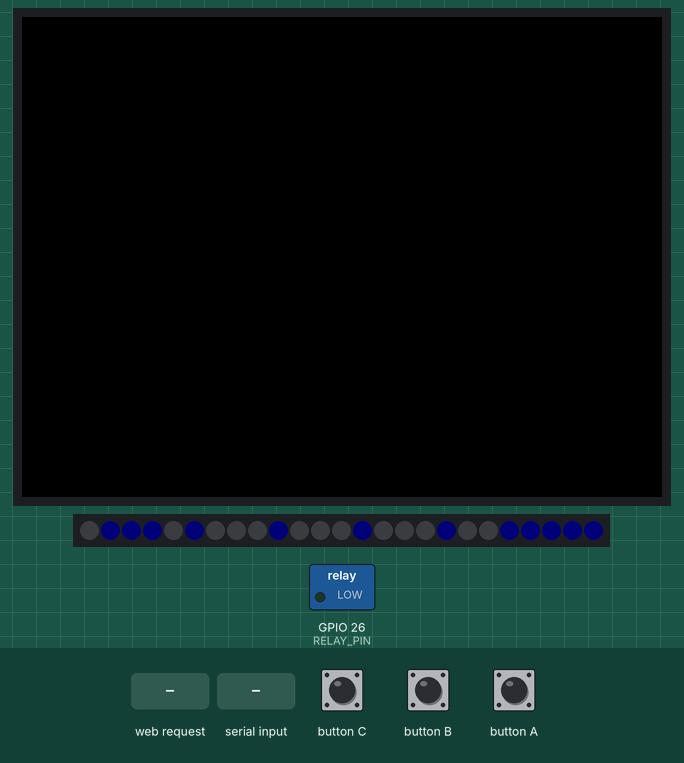
This sketch was run on a simulated ESP32. On the bench: 320×240 colour display, 25 RGB LEDs in strip order, left to right, switched loads named in the sketch (green lamp = pin HIGH). The test bench sets the inputs (shaded band). Dim RGB values are drawn brighter than linear; WiFi joins after 1.5 s; servers stay silent unless stated; nothing arrives over Bluetooth unless stated; not simulated (calls return 0 or success): wifi_config.h; what the sketch prints to the serial monitor is not drawn.

Above: at 2.9 s.
3.0 s: button A pressed for 0.15 s
At 3.8 s:
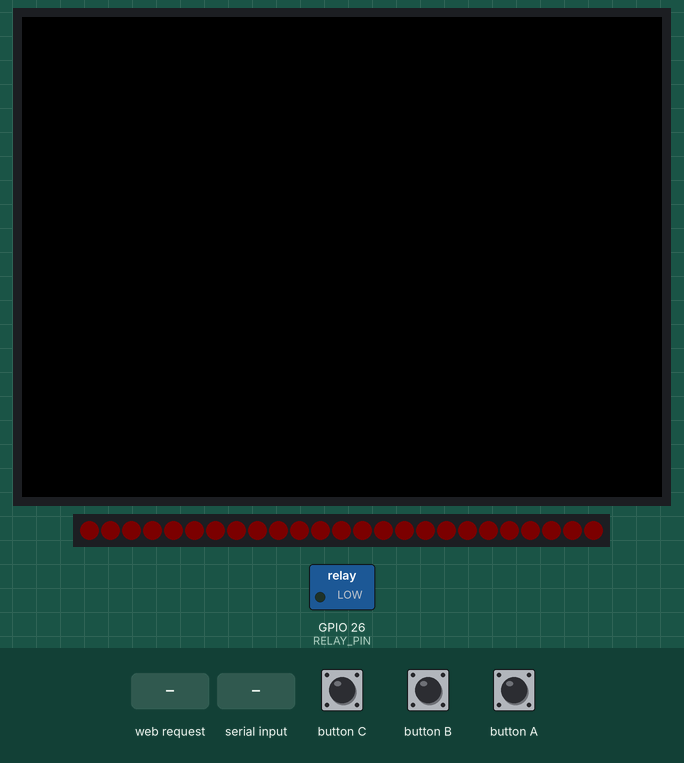
4.6 s: HTTP request GET /state?state=1 received
At 5.0 s:
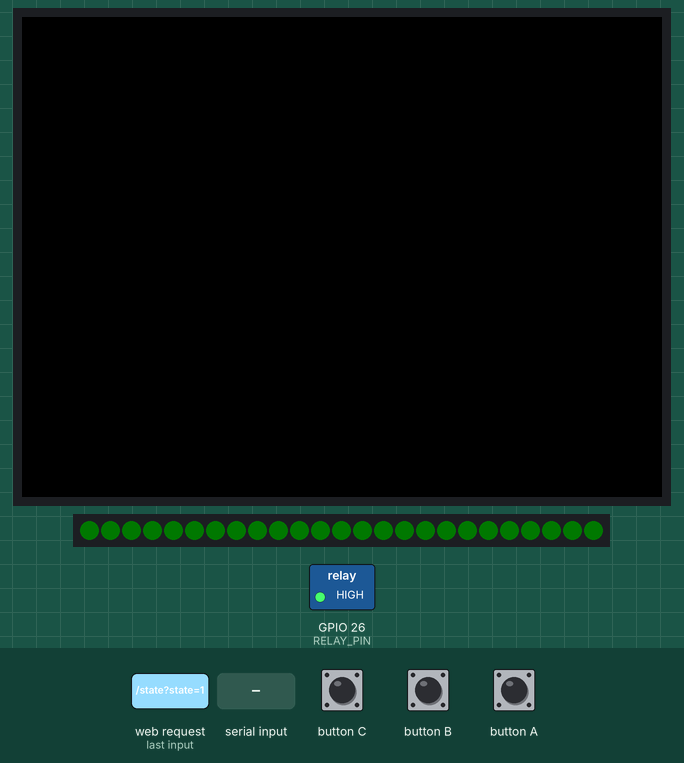
6.1 s: "-" received over the second serial link
7.7 s: "90,45,200,10\n" received over Serial
At 8.6 s:
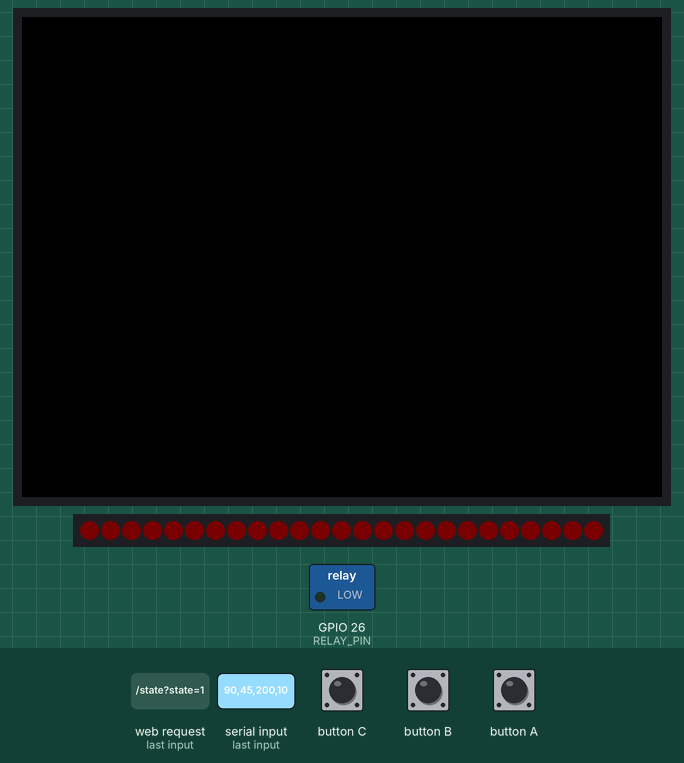
9.2 s: "B90\n" received over Serial
10.7 s: button A pressed for 1 s
At 12.1 s:
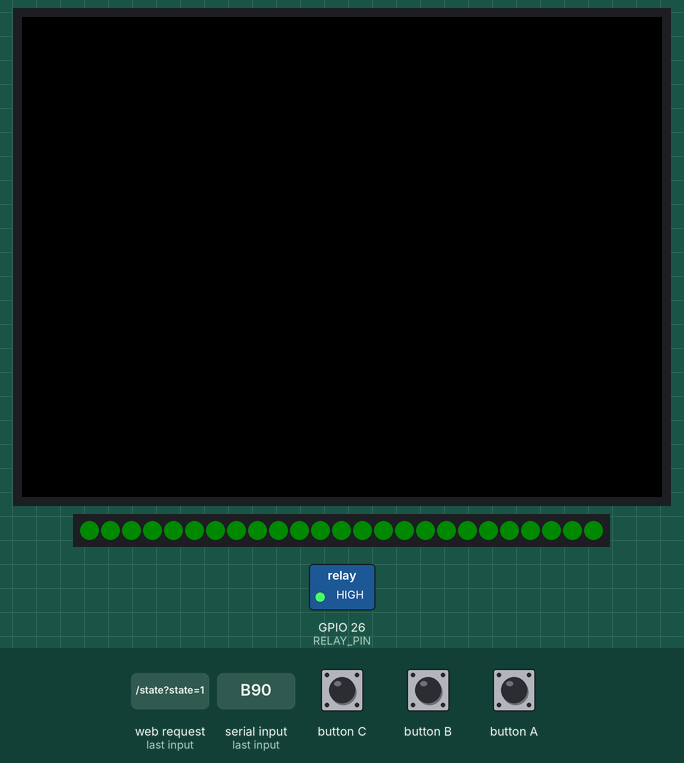
Timing chart, 0 to 13.7 s (numbered marks = the images above; inputs shaded):
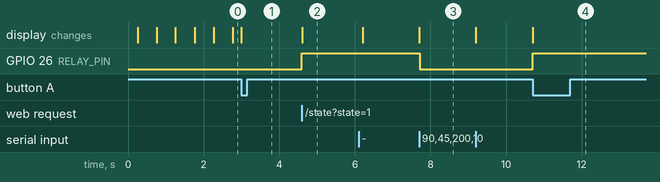

Measured:
- after the input at 4.6 s, GPIO 26 (RELAY_PIN): LOW → HIGH at once
- after the input at 7.7 s, GPIO 26 (RELAY_PIN): HIGH → LOW at once
- after the input at 10.7 s, GPIO 26 (RELAY_PIN): LOW → HIGH at once

The sketch:

M5Atom_Matrix_XFD.ino
```cpp
#include <M5Unified.h>
#include <FastLED.h>
#include <WiFi.h>
#include <ESPmDNS.h>
#include <WebServer.h>
#include "BluetoothSerial.h"

#define LED_PIN     27
#define NUM_LEDS    25
#define RELAY_PIN   26 // Grove端子の黄色の線(G26)
#define BT_DEVICE_NAME "M5Atom_Matrix_XFD"
#define MDNS_HOSTNAME  "m5atom-matrix-xfd"
#define MAX_BRIGHTNESS 20
#define MIN_BRIGHTNESS 1

// WiFi設定は別ファイルから読み込む
#include "wifi_config.h"

WebServer server(80);
BluetoothSerial SerialBT;

CRGB leds[NUM_LEDS];
bool green = false;
int currentBrightness = 3;

// 動作モードの定義
enum AppMode {
  MODE_SHOW_IP, // IPアドレス表示モード
  MODE_NORMAL   // 通常の赤・緑表示モード
};
AppMode currentMode = MODE_SHOW_IP;

// 5x5フォントデータ (数字 0-9 と ピリオド .)
const uint8_t font5x5[11][5] = {
  {0x0E, 0x11, 0x11, 0x11, 0x0E}, // 0
  {0x04, 0x0C, 0x04, 0x04, 0x0E}, // 1
  {0x0E, 0x11, 0x02, 0x04, 0x1F}, // 2
  {0x0E, 0x11, 0x06, 0x11, 0x0E}, // 3
  {0x02, 0x06, 0x0A, 0x1F, 0x02}, // 4
  {0x1F, 0x10, 0x1E, 0x01, 0x1E}, // 5
  {0x0E, 0x10, 0x1E, 0x11, 0x0E}, // 6
  {0x1F, 0x01, 0x02, 0x04, 0x04}, // 7
  {0x1F, 0x11, 0x1F, 0x11, 0x1F}, // 8
  {0x0E, 0x11, 0x0F, 0x01, 0x0E}, // 9
  {0x00, 0x00, 0x00, 0x00, 0x04}  // .
};

// 1文字をLEDマトリクスに描画する関数
void drawChar(char c, CRGB color) {
  fill_solid(leds, NUM_LEDS, CRGB::Black);
  int idx = -1;
  if (c >= '0' && c <= '9') {
    idx = c - '0';
  } else if (c == '.') {
    idx = 10;
  }

  if (idx >= 0) {
    for (int y = 0; y < 5; y++) {
      for (int x = 0; x < 5; x++) {
        // ビットが立っている箇所を指定色で点灯
        if (font5x5[idx][y] & (1 << (4 - x))) {
          leds[y * 5 + x] = color;
        }
      }
    }
  }
  FastLED.show();
}

void updateState(bool newState) {
  green = newState;

  // リレーのON/OFF切り替え
  digitalWrite(RELAY_PIN, green ? HIGH : LOW);

  // 通常モード時のみLEDを更新する
  if (currentMode == MODE_NORMAL) {
    fill_solid(
      leds,
      NUM_LEDS,
      green ? CRGB::Green : CRGB::Red
    );
    FastLED.show();
  }

  // シリアル出力
  Serial.println(green ? "State = 1 (Green)" : "State = 0 (Red)");
  if (SerialBT.hasClient()) {
    SerialBT.println(green ? "State = 1 (Green)" : "State = 0 (Red)");
  }
}

#include "index_html.h"

void handleRoot() {
  server.send(200, "text/html", index_html);
}

void handleGetState() {
  if (server.hasArg("state")) {
    String state = server.arg("state");
    if (state == "1" || state == "G" || state == "g") {
      updateState(true);
    } else if (state == "0" || state == "R" || state == "r") {
      updateState(false);
    }
  }
  server.sendHeader("Cache-Control", "no-cache, no-store, must-revalidate");
  server.sendHeader("Pragma", "no-cache");
  server.sendHeader("Expires", "-1");
  server.send(200, "text/plain", green ? "State = 1 (Green)" : "State = 0 (Red)");
}

void handlePostState() {
  if (server.hasArg("plain")) {
    String body = server.arg("plain");
    body.trim();
    if (body == "1" || body == "G" || body == "g") {
      updateState(true);
      server.send(200, "text/plain", "OK");
    } else if (body == "0" || body == "R" || body == "r") {
      updateState(false);
      server.send(200, "text/plain", "OK");
    } else {
      server.send(400, "text/plain", "Invalid state in body");
    }
  }
  else if (server.hasArg("state")) {
    String state = server.arg("state");
    if (state == "1" || state == "G" || state == "g") {
      updateState(true);
      server.send(200, "text/plain", "OK");
    } else if (state == "0" || state == "R" || state == "r") {
      updateState(false);
      server.send(200, "text/plain", "OK");
    } else {
      server.send(400, "text/plain", "Invalid state parameter");
    }
  } else {
    server.send(400, "text/plain", "Bad Request: No state provided");
  }
}

void handleGetBrightness() {
  server.send(200, "text/plain", "Brightness = " + String(currentBrightness));
}

void handlePostBrightness() {
  if (server.hasArg("plain")) {
    String body = server.arg("plain");
    body.trim();
    int val = body.toInt();
    if (val >= MIN_BRIGHTNESS && val <= MAX_BRIGHTNESS) {
      currentBrightness = val;
      FastLED.setBrightness(currentBrightness);
      FastLED.show();
      server.send(200, "text/plain", "OK");
    } else {
      server.send(400, "text/plain", "Invalid brightness in body");
    }
  } else if (server.hasArg("brightness")) {
    String valStr = server.arg("brightness");
    int val = valStr.toInt();
    if (val >= MIN_BRIGHTNESS && val <= MAX_BRIGHTNESS) {
      currentBrightness = val;
      FastLED.setBrightness(currentBrightness);
      FastLED.show();
      server.send(200, "text/plain", "OK");
    } else {
      server.send(400, "text/plain", "Invalid brightness parameter");
    }
  } else {
    server.send(400, "text/plain", "Bad Request: No brightness provided");
  }
}

void setup() {
  auto cfg = M5.config();
  M5.begin(cfg);

  // BluetoothSerial 初期化
  SerialBT.begin(BT_DEVICE_NAME);

  // 明示的にシリアル通信を初期化し、少し待つ
  Serial.begin(115200);
  delay(100);

  FastLED.addLeds<NEOPIXEL, LED_PIN>(leds, NUM_LEDS);
  FastLED.setBrightness(currentBrightness); // まぶしすぎないように明るさを調整

  pinMode(RELAY_PIN, OUTPUT);

  // 初期状態の設定 (green = false なので OFF 状態からスタート)
  updateState(false);

  // WiFi接続
  Serial.println();
  Serial.print("Connecting to ");
  Serial.println(ssid);

  // 接続開始前に輝度を5にして黄色に点灯
  FastLED.setBrightness(5);
  fill_solid(leds, NUM_LEDS, CRGB::Yellow);
  FastLED.show();

  WiFi.begin(ssid, password);

  unsigned long startAttemptTime = millis();
  bool ledState = true;

  // 15秒間(15000ms)接続試行
  while (WiFi.status() != WL_CONNECTED && millis() - startAttemptTime < 15000) {
    // 点滅処理 (500ms間隔)
    if (ledState) {
      fill_solid(leds, NUM_LEDS, CRGB::Black);
    } else {
      fill_solid(leds, NUM_LEDS, CRGB::Yellow);
    }
    FastLED.show();
    ledState = !ledState;

    delay(500);
    Serial.print(".");
  }
  Serial.println("");

  // 接続処理が終わったら元の設定輝度に戻す
  FastLED.setBrightness(currentBrightness);

  if (WiFi.status() == WL_CONNECTED) {
    Serial.println("WiFi connected.");
    Serial.print("IP address: ");
    Serial.println(WiFi.localIP());
  } else {
    Serial.println("WiFi connection failed (timeout).");
    fill_solid(leds, NUM_LEDS, CRGB::Black);
    FastLED.show();
  }

  // mDNSの初期化
  if (MDNS.begin(MDNS_HOSTNAME)) {
    Serial.printf("MDNS responder started (http://%s.local)\n", MDNS_HOSTNAME);
    MDNS.addService("http", "tcp", 80);
  } else {
    Serial.println("Error setting up MDNS responder!");
  }

  // WebServerのエンドポイント設定
  server.on("/", HTTP_GET, handleRoot);
  server.on("/state", HTTP_GET, handleGetState);
  server.on("/state", HTTP_POST, handlePostState);
  server.on("/brightness", HTTP_GET, handleGetBrightness);
  server.on("/brightness", HTTP_POST, handlePostBrightness);
  server.begin();
  Serial.println("HTTP server started");

  // 接続状況に応じて初期モードを決定
  if (WiFi.status() == WL_CONNECTED) {
    currentMode = MODE_SHOW_IP;
  } else {
    currentMode = MODE_NORMAL;
    updateState(green); // 現在の状態(通常は赤)をLEDに反映して表示
  }
}

void handleSerialInput(Stream& stream) {
  if (stream.available()) {
    char c = stream.read();
    if (c == '1' || c == 'G' || c == 'g') {
      updateState(true);
    } else if (c == '0' || c == 'R' || c == 'r') {
      updateState(false);
    } else if (c == '?') {
      stream.println(green ? "State = 1 (Green)" : "State = 0 (Red)");
    } else if (c == '+') {
      stream.setTimeout(100);
      long val = stream.parseInt();
      if (val <= 0) val = 1;
      currentBrightness += val;
      if (currentBrightness > MAX_BRIGHTNESS) currentBrightness = MAX_BRIGHTNESS;
      FastLED.setBrightness(currentBrightness);
      FastLED.show();
      stream.println("Brightness = " + String(currentBrightness));
    } else if (c == '-') {
      stream.setTimeout(100);
      long val = stream.parseInt();
      if (val <= 0) val = 1;
      currentBrightness -= val;
      if (currentBrightness < MIN_BRIGHTNESS) currentBrightness = MIN_BRIGHTNESS;
      FastLED.setBrightness(currentBrightness);
      FastLED.show();
      stream.println("Brightness = " + String(currentBrightness));
    } else if (c == '*' || c == 'B' || c == 'b') {
      stream.setTimeout(100);
      long val = stream.parseInt();
      if (val > 0) {
        currentBrightness = val;
        if (currentBrightness > MAX_BRIGHTNESS) currentBrightness = MAX_BRIGHTNESS;
        if (currentBrightness < MIN_BRIGHTNESS) currentBrightness = MIN_BRIGHTNESS;
        FastLED.setBrightness(currentBrightness);
        FastLED.show();
      }
      stream.println("Brightness = " + String(currentBrightness));
    } else if (c == '@' || c == 'i' || c == 'I') {
      stream.println(WiFi.localIP().toString());
    }
  }
}

void loop() {
  M5.update();
  server.handleClient(); // WebServerのクライアント処理

  // 本体ボタン(BtnA)による操作
  if (M5.BtnA.wasPressed()) {
    if (currentMode == MODE_SHOW_IP) {
      // IP表示モードから通常モードへ遷移
      currentMode = MODE_NORMAL;
      updateState(green); // 現在の状態(赤/緑)を描画
    } else {
      // 通常モードでは状態をトグル
      updateState(!green);
    }
  }

  // IP表示モードのアニメーション処理 (青色と白色で交互に1文字ずつ表示)
  if (currentMode == MODE_SHOW_IP) {
    static unsigned long lastUpdate = 0;
    static int ipCharIdx = 0;

    // 500msごとに次の文字へ
    if (millis() - lastUpdate > 500) {
      lastUpdate = millis();
      String ipStr = WiFi.localIP().toString();

      if (ipCharIdx == 0) {
        // ループの先頭でシリアルモニタにもIPを出力（見逃し防止）
        Serial.print("Current IP address: ");
        Serial.println(ipStr);
      }

      if (ipCharIdx < ipStr.length()) {
        // 青と白を交互に切り替え
        CRGB color = (ipCharIdx % 2 == 0) ? CRGB::Blue : CRGB::White;
        drawChar(ipStr[ipCharIdx], color);
      } else {
        // 文字列の終わりで一瞬消灯する
        drawChar(' ', CRGB::Black);
      }

      ipCharIdx++;
      // 文字列の長さ+1までいったら最初に戻る
      if (ipCharIdx > ipStr.length()) {
        ipCharIdx = 0;
      }
    }
  }

  // 有線Serial および BluetoothSerial 経由の受信処理
  handleSerialInput(Serial);
  handleSerialInput(SerialBT);
}
```

index_html.h
```cpp
#pragma once

const char index_html[] PROGMEM = R"rawliteral(
<!DOCTYPE html>
<html>
<head>
<meta charset="UTF-8">
<meta name="viewport" content="width=device-width, initial-scale=1.0">
<title>XFD API</title>
<style>body{font-family:monospace}</style>
<script>
async function f(p,m,i,r){
let v=i?document.getElementById(i).value:null;
let o={method:m};if(v)o.body=v;
let e=document.getElementById(r);
e.innerText="...";
try{let a=await fetch(p,o);e.innerText=await a.text()}
catch(x){e.innerText="Err"}
}
</script>
</head>
<body>
<h2>XFD API</h2>
<p>State:&nbsp;
<button onclick="f('/state','GET',null,'rs')">GET</button>
<input id="is" value="R" size="3">
<button onclick="f('/state','POST','is','rs')">POST</button>
<span id="rs"></span>
</p>
<p>Bright:
<button onclick="f('/brightness','GET',null,'rb')">GET</button>
<input id="ib" value="10" size="3">
<button onclick="f('/brightness','POST','ib','rb')">POST</button>
<span id="rb"></span>
</p>
</body>
</html>

)rawliteral";
```
